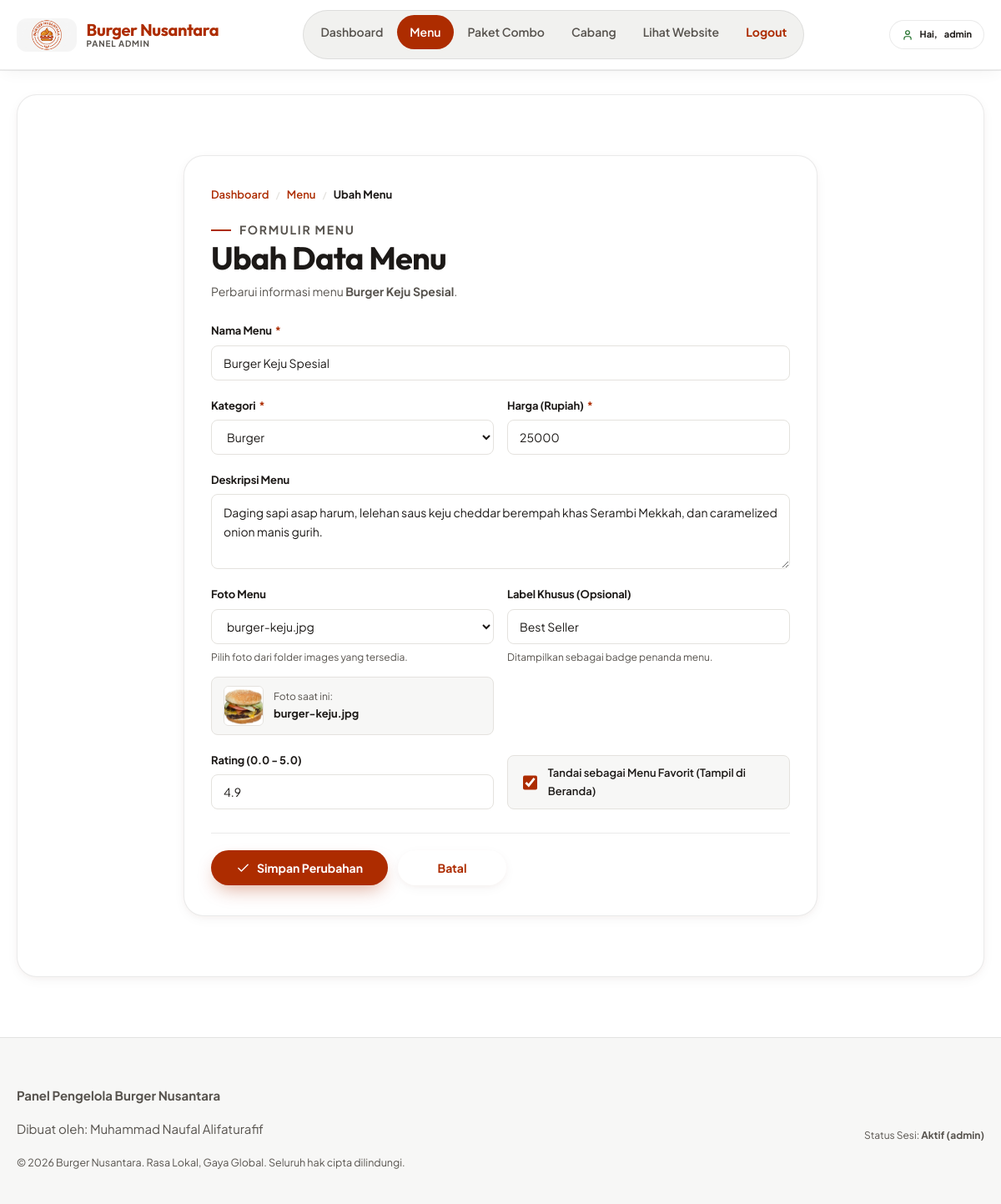
/admin/menu/edit.php?id=1 (signed in), run on the app's committed database.
### tables this page shows
CREATE TABLE `menu` (
  `id_menu` int NOT NULL AUTO_INCREMENT,
  `id_kategori` int NOT NULL,
  `nama_menu` varchar(100) NOT NULL,
  `deskripsi` text,
  `harga` int NOT NULL,
  `gambar` varchar(100) DEFAULT NULL,
  `label` varchar(30) DEFAULT NULL,
  `rating` decimal(2,1) DEFAULT '4.5',
  `is_favorit` tinyint(1) DEFAULT '0',
  PRIMARY KEY (`id_menu`),
  KEY `id_kategori` (`id_kategori`),
  CONSTRAINT `menu_ibfk_1` FOREIGN KEY (`id_kategori`) REFERENCES `kategori` (`id_kategori`)
);

CREATE TABLE `kategori` (
  `id_kategori` int NOT NULL AUTO_INCREMENT,
  `nama_kategori` varchar(50) NOT NULL,
  PRIMARY KEY (`id_kategori`)
);

### admin/menu/edit.php (the view, shortened to what this page needs)
<?php
require_once '../../koneksi.php';
$id_menu = (int)($_GET['id'] ?? $_POST['id_menu'] ?? 0);
$query_cari = "SELECT * FROM menu WHERE id_menu = ?";
$stmt_cari  = mysqli_prepare($koneksi, $query_cari);
mysqli_stmt_bind_param($stmt_cari, "i", $id_menu);
mysqli_stmt_execute($stmt_cari);
$hasil_cari = mysqli_stmt_get_result($stmt_cari);
$menu_lama  = mysqli_fetch_assoc($hasil_cari);
$nama_menu    = $menu_lama['nama_menu'];
$id_kategori  = $menu_lama['id_kategori'];
$harga        = $menu_lama['harga'];
$deskripsi    = $menu_lama['deskripsi'] ?? '';
$gambar       = $menu_lama['gambar'] ?? '';
$label        = $menu_lama['label'] ?? '';
$rating       = $menu_lama['rating'] ?? '4.5';
$is_favorit   = $menu_lama['is_favorit'];
$daftar_gambar = [];
if (is_dir('../../images')) {
    $semua_file = scandir('../../images');
    foreach ($semua_file as $file) {
        if ($file !== '.' && $file !== '..' && $file !== 'logo.png') {
            $ekstensi = strtolower(pathinfo($file, PATHINFO_EXTENSION));
            if (in_array($ekstensi, ['jpg', 'jpeg', 'png', 'webp'])) {
                $daftar_gambar[] = $file;
            }
        }
    }
}
$query_kategori = mysqli_query($koneksi, "SELECT * FROM kategori ORDER BY id_kategori ASC");
include '../includes/header.php';
?>
    <section class="section">
      <div class="section-inner">
        <fieldset>
          <div class="form-card">
            <nav class="breadcrumb">
              <a href="../index.php">Dashboard</a>
              <span class="breadcrumb-sep">/</span>
              <a href="index.php">Menu</a>
              <span class="breadcrumb-sep">/</span>
              <span class="breadcrumb-cur">Ubah Menu</span>
            </nav>
            <div class="form-card-head">
              <p class="eyebrow">Formulir Menu</p>
              <h2>Ubah Data Menu</h2>
              <p>Perbarui informasi menu <strong><?php echo htmlspecialchars($menu_lama['nama_menu']); ?></strong>.</p>
            </div>
            <form action="edit.php" method="POST" class="form-grid">
              <div class="form-group">
                <label for="nama_menu" class="form-label">Nama Menu<span class="req">*</span></label>
                <input type="text" id="nama_menu" name="nama_menu" class="form-control" required maxlength="100" placeholder="Contoh: Burger Sambal Ijo" value="<?php echo htmlspecialchars($nama_menu); ?>">
              </div>
              <div class="form-row">
                <div class="form-group">
                  <label for="id_kategori" class="form-label">Kategori<span class="req">*</span></label>
                  <select id="id_kategori" name="id_kategori" class="form-control" required>
                    <?php
                    mysqli_data_seek($query_kategori, 0);
                    while ($kat = mysqli_fetch_assoc($query_kategori)):
                    ?>
                      <option value="<?php echo $kat['id_kategori']; ?>" <?php echo ($id_kategori == $kat['id_kategori']) ? 'selected' : ''; ?>>
                        <?php echo htmlspecialchars($kat['nama_kategori']); ?>
                      </option>
                    <?php endwhile; ?>
                  </select>
                </div>
                <div class="form-group">
                  <label for="harga" class="form-label">Harga (Rupiah)<span class="req">*</span></label>
                  <input type="number" id="harga" name="harga" class="form-control" required min="0" step="500" placeholder="Contoh: 28000" value="<?php echo htmlspecialchars($harga_input ?? $harga); ?>">
                </div>
              </div>
              <div class="form-group">
                <label for="deskripsi" class="form-label">Deskripsi Menu</label>
                <textarea id="deskripsi" name="deskripsi" class="form-control" rows="3" placeholder="Jelaskan bahan, cita rasa, atau keunikan menu..."><?php echo htmlspecialchars($deskripsi); ?></textarea>
              </div>
              <div class="form-row">
                <div class="form-group">
                  <label for="gambar" class="form-label">Foto Menu</label>
                  <select id="gambar" name="gambar" class="form-control">
                    <?php foreach ($daftar_gambar as $gbr): ?>
                      <option value="<?php echo htmlspecialchars($gbr); ?>" <?php echo ($gambar === $gbr) ? 'selected' : ''; ?>>
                        <?php echo htmlspecialchars($gbr); ?>
                      </option>
                    <?php endforeach; ?>
                  </select>
                  <p class="form-help">Pilih foto dari folder images yang tersedia.</p>
                  <?php if (!empty($gambar) && file_exists('../../images/' . $gambar)): ?>
                    <div class="form-preview-box">
                      <img src="../../images/<?php echo htmlspecialchars($gambar); ?>" alt="Foto <?php echo htmlspecialchars($nama_menu); ?>" class="form-preview-img">
                      <div class="form-preview-info">
                        <span class="teks-kecil">Foto saat ini:</span>
                        <strong><?php echo htmlspecialchars($gambar); ?></strong>
                      </div>
                    </div>
                  <?php endif; ?>
                </div>
                <div class="form-group">
                  <label for="label" class="form-label">Label Khusus (Opsional)</label>
                  <input type="text" id="label" name="label" class="form-control" maxlength="30" placeholder="Contoh: Best Seller, Signature" value="<?php echo htmlspecialchars($label); ?>">
                  <p class="form-help">Ditampilkan sebagai badge penanda menu.</p>
                </div>
              </div>
              <div class="form-row">
                <div class="form-group">
                  <label for="rating" class="form-label">Rating (0.0 - 5.0)</label>
                  <input type="number" id="rating" name="rating" class="form-control" min="0" max="5" step="0.1" placeholder="4.5" value="<?php echo htmlspecialchars($rating_input ?? $rating); ?>">
                </div>
                <div class="form-group form-group-checkbox">
                  <label class="form-checkbox-label">
                    <input type="checkbox" name="is_favorit" value="1" <?php echo ($is_favorit == 1) ? 'checked' : ''; ?>>
                    Tandai sebagai Menu Favorit (Tampil di Beranda)
                  </label>
                </div>
              </div>
              <div class="form-actions">
                <button type="submit" class="btn btn-primary">
                  <svg class="ico" aria-hidden="true"><use href="#ico-check"></use></svg>Simpan Perubahan
                </button>
                <a href="index.php" class="btn btn-ghost">Batal</a>
              </div>
            </form>
          </div>
        </fieldset>
      </div>
    </section>
<?php
include '../includes/footer.php';
?>

### data on the page
menu: nama_menu "Burger Keju Spesial", id_kategori "Burger", harga "25000", deskripsi "Daging sapi asap harum, lelehan saus keju cheddar berempah khas Serambi Mekkah, dan caramelized onion manis gurih.", gambar "burger-keju.jpg", gambar (picture), label "Best Seller", rating "4.9", is_favorit "☑"

### other printed values
$_SESSION['admin'] "admin"
